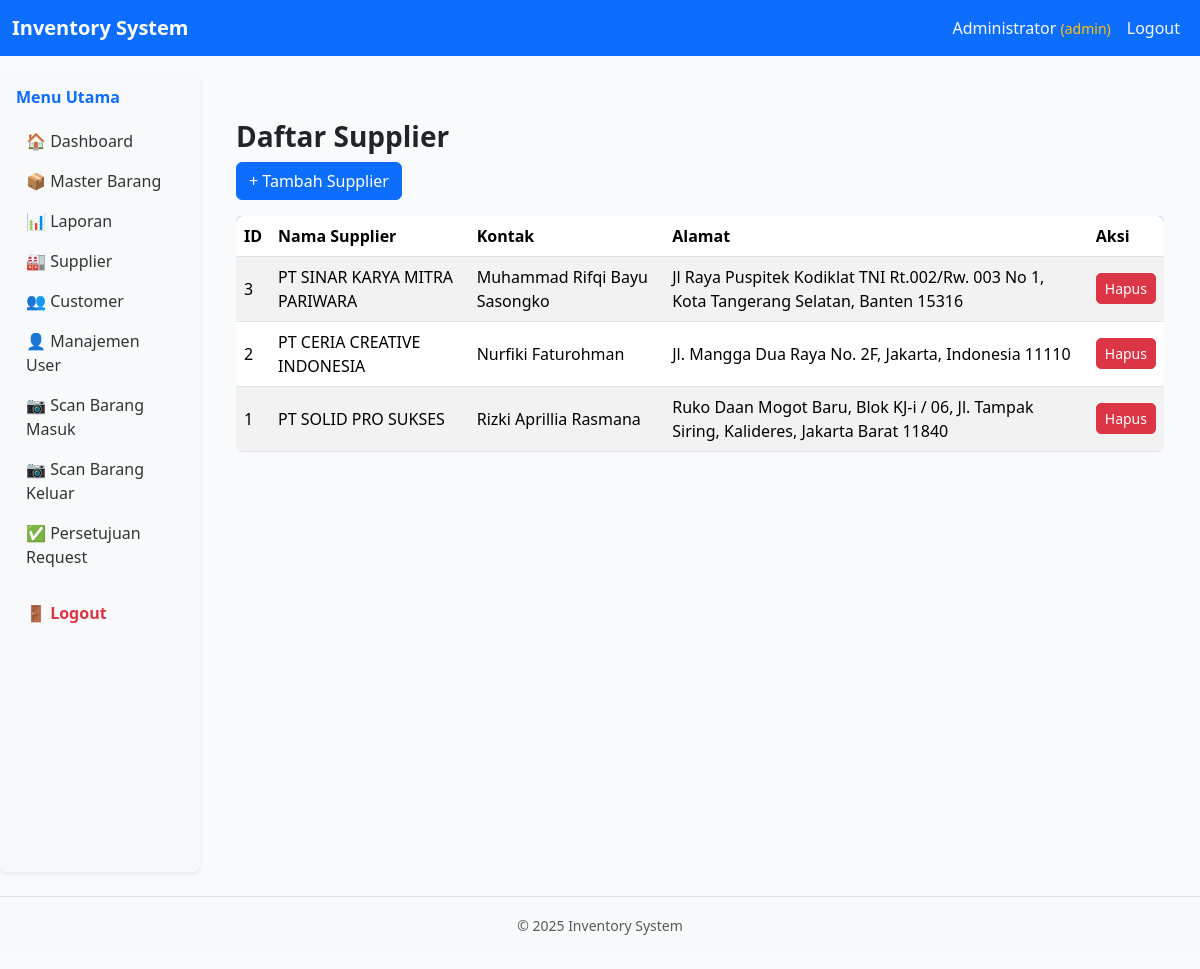
Screenshot of /pages/relasi/supplier.php (signed in) with the database file from the repository.
### tables this page shows
CREATE TABLE `supplier` (
  `id_supplier` int(11) NOT NULL,
  `id_user` int(11) DEFAULT NULL,
  `nama_supplier` varchar(100) NOT NULL,
  `kontak` varchar(50) DEFAULT NULL,
  `alamat` text DEFAULT NULL,
  `created_at` timestamp NOT NULL DEFAULT current_timestamp()
);

### pages/relasi/supplier.php (the view, shortened to what this page needs)
<?php
require_once "../../config/db.php";
include "../../includes/header.php";
include "../../includes/sidebar.php";
?>
<div class="container mt-4">
    <h3>Daftar Supplier</h3>
    <button class="btn btn-primary mb-3" data-bs-toggle="collapse" data-bs-target="#formTambah">+ Tambah Supplier</button>
    <table class="table table-striped">
        <thead>
            <tr>
                <th>ID</th>
                <th>Nama Supplier</th>
                <th>Kontak</th>
                <th>Alamat</th>
                <th>Aksi</th>
            </tr>
        </thead>
        <tbody>
            <?php
            $result = mysqli_query($conn, "SELECT * FROM supplier ORDER BY id_supplier DESC");
            while ($row = mysqli_fetch_assoc($result)):
            ?>
            <tr>
                <td><?= $row['id_supplier'] ?></td>
                <td><?= htmlspecialchars($row['nama_supplier']) ?></td>
                <td><?= htmlspecialchars($row['kontak']) ?></td>
                <td><?= htmlspecialchars($row['alamat']) ?></td>
                <td>
                    <a href="?hapus=<?= $row['id_supplier'] ?>" class="btn btn-danger btn-sm" onclick="return confirm('Hapus supplier ini?')">Hapus</a>
                </td>
            </tr>
            <?php endwhile; ?>
        </tbody>
    </table>
</div>
<?php include "../../includes/footer.php"; ?>

### assets/style.css (style rules this page uses)
.btn-sm { border-radius: 5px !important; }
.container { max-width: 100%; }
.table th, .table td { vertical-align: middle; }
body { background-color: #f9fafc; }
h3, h2, h1 { color: #212529; font-weight: 600; }
.btn { border-radius: 6px; transition: all 0.2s ease-in-out; }
.table { border-radius: 6px; overflow: hidden; }
.table thead { background: #007bff; color: #fff; }
.table-striped tbody tr:nth-of-type(odd) { background-color: #f9fbff; }

### rows the page displays
supplier: id_supplier "3", nama_supplier "PT SINAR KARYA MITRA PARIWARA", kontak "Muhammad Rifqi Bayu Sasongko", alamat "Jl Raya Puspitek Kodiklat TNI Rt.002/Rw. 003 No 1, Kota Tangerang Selatan, Banten 15316"
supplier: id_supplier "2", nama_supplier "PT CERIA CREATIVE INDONESIA", kontak "Nurfiki Faturohman", alamat "Jl. Mangga Dua Raya No. 2F, Jakarta, Indonesia 11110"
supplier: id_supplier "1", nama_supplier "PT SOLID PRO SUKSES", kontak "Rizki Aprillia Rasmana", alamat "Ruko Daan Mogot Baru, Blok KJ-i / 06, Jl. Tampak Siring, Kalideres, Jakarta Barat 11840"

### other values shown
$_SESSION['nama_lengkap'] "Administrator"
$_SESSION['role'] "admin"
